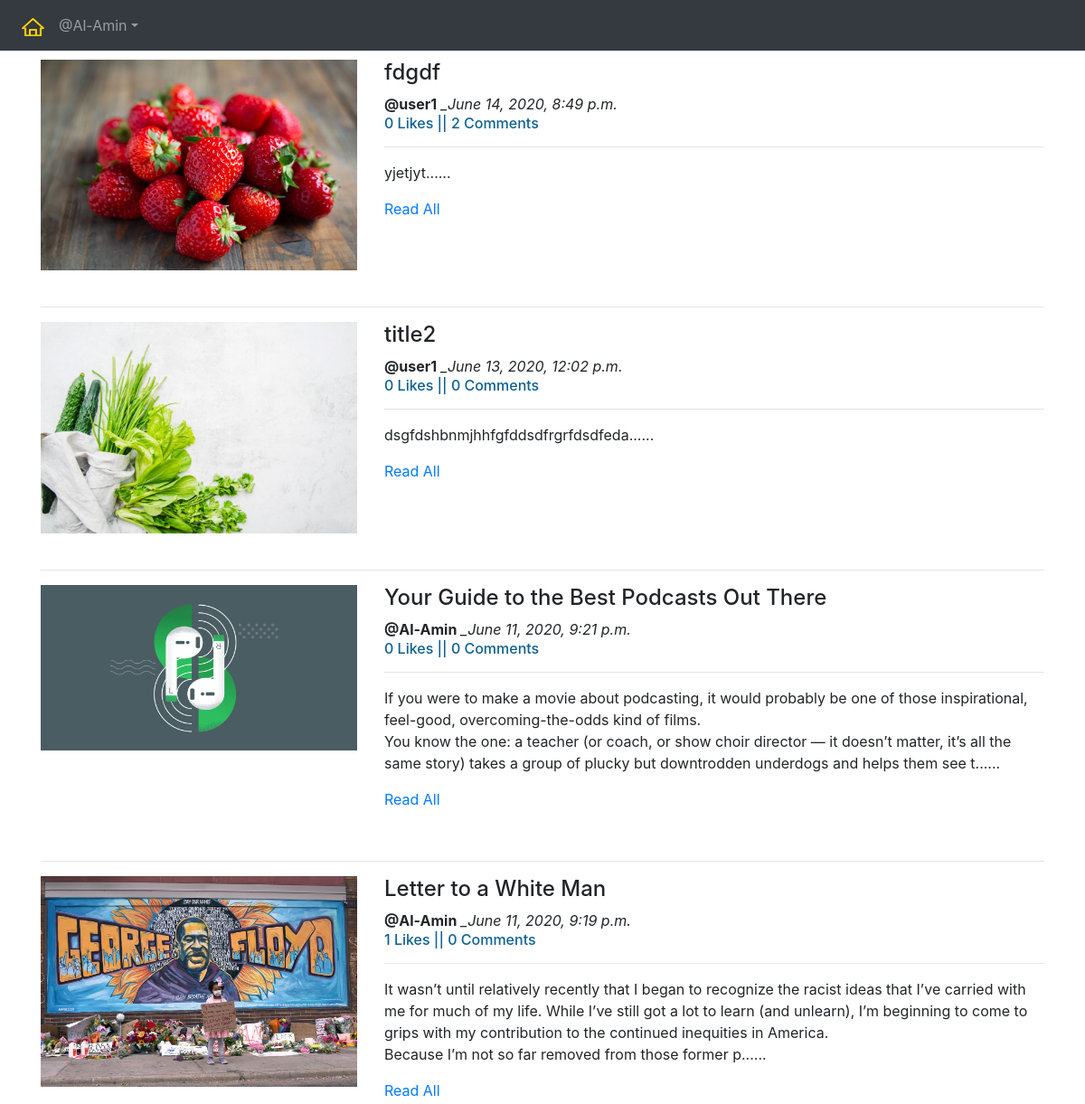
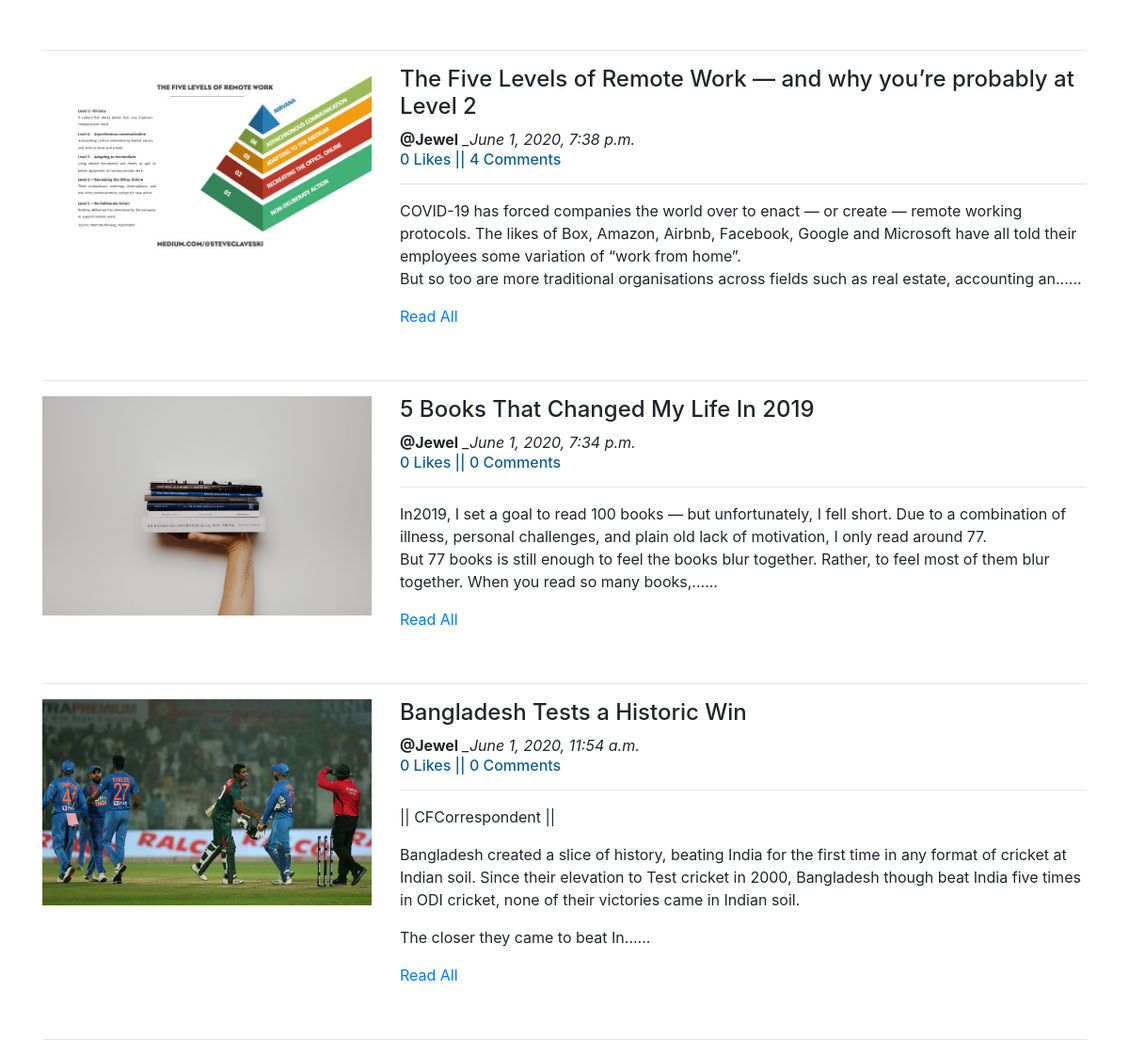
Screenshot of /blogs/ (signed in) with the database file from the repository (2 pictures, top to bottom).
### app_blog/models.py (models this page shows, shortened)
class Blog(models.Model):
    author = models.ForeignKey(User, on_delete=models.CASCADE, related_name='post_author')
    blog_title = models.CharField(max_length=264, verbose_name="Add a Title")
    slug = models.SlugField(max_length=264, unique=True)
    blog_content = models.TextField(verbose_name="what is on your mind?")
    blog_image = models.ImageField(upload_to='blog_images', verbose_name="Blog Image")
    publish_date = models.DateTimeField(auto_now_add=True)
    update_date = models.DateTimeField(auto_now=True)
    """
    class Meta:
        ordering = ['-publish_date'] #another way of oredring by objects instead of queryset
    """

### app_blog/views.py (the view)
# urls.py: path('',views.blog_list.as_view(), name='blog_list'),
class blog_list(ListView):
    context_object_name = 'blogs'
    model = Blog
    template_name = 'app_blog/blog_list.html'
    queryset = Blog.objects.order_by('-publish_date')

### app_blog/templatetags/custom_filters.py (called while the page is built)
def range_filter(value):
    return value[0:320]+"......"

### templates/app_blog/blog_list.html (shortened to what this page needs)
{% extends 'base.html' %}
{% load custom_filters %}
{% block bodyblock %}
    {% for blog in blogs %}
        <div class="row">
            <div class="col-sm-4">
                <img src="/media/{{blog.blog_image}}" alt="{{blog.blog_title}}" title="{{blog.blog_title}}" width="100%">
            </div>
            <div class="col-sm-8">
                <h4>{{blog.blog_title}}</h4>
                <b>@{{blog.author}}</b> <i>_{{blog.publish_date}}</i>
                <h6 style="color:#0f6191">{{blog.liked_blog.count}} Likes || {{blog.blog_comments.count}} Comments</h6>
                <hr>
                <p>  {{blog.blog_content|range_filter|linebreaks}}<a href="{% url 'app_blog:blog_details' slug=blog.slug %}">Read All</a></p>
            </div>
        </div>
        <br><hr>
    {% endfor %}
{% endblock bodyblock %}

### templates/base.html (shortened to what this page needs)
<!DOCTYPE html>
<html lang="en">
<head>
  <link rel="stylesheet" href="https://maxcdn.bootstrapcdn.com/bootstrap/4.4.1/css/bootstrap.min.css">
  <link href="https://maxcdn.bootstrapcdn.com/font-awesome/4.7.0/css/font-awesome.min.css" rel="stylesheet">
</head>
<body>
    <nav class="navbar navbar-expand-sm bg-dark navbar-dark" text-align="center">
        <ul class="navbar-nav">
            <li class= "nav-item">
                <a class="nav-link" href="{% url 'index'%}"><img src="/media/logo.png" width="25px" height="20px"></a>
            </li>
            {% if user.is_authenticated %}
            <div class="nav-item dropdown">
            <a href="#" class="nav-link dropdown-toggle" id="navdrop" data-toggle="dropdown">@{{user.username}}</a>
            </div>
            {% endif %}
        </ul>
    </nav>
    <div class="container" style="padding-top:10px">
        {% block bodyblock %}
        {% endblock bodyblock %}
    </div>
</body>
</html>

### rows the page displays
Blog: blog_image (picture), blog_title "fdgdf", author "user1", publish_date "June 14, 2020, 8:49 p.m.", liked_blog.count "0", blog_comments.count "2", blog_content|range_filter "yjetjyt......"
Blog: blog_image (picture), blog_title "title2", author "user1", publish_date "June 13, 2020, 12:02 p.m.", liked_blog.count "0", blog_comments.count "0", blog_content|range_filter "dsgfdshbnmjhhfgfddsdfrgrfdsdfeda......"
Blog: blog_image (picture), blog_title "Your Guide to the Best Podcasts Out There", author "Al-Amin", publish_date "June 11, 2020, 9:21 p.m.", liked_blog.count "0", blog_comments.count "0", blog_content|range_filter "If you were to make a movie about podcasting, it would probably be one of those inspirational, feel-good, overcoming-the-odds kind of films. You know the one: a teacher (or coach, or show choir director — it doesn’t matter, it’s all the same story) takes a group of plucky but downtrodden underdogs and helps them see t......"
Blog: blog_image (picture), blog_title "Letter to a White Man", author "Al-Amin", publish_date "June 11, 2020, 9:19 p.m.", liked_blog.count "1", blog_comments.count "0", blog_content|range_filter "It wasn’t until relatively recently that I began to recognize the racist ideas that I’ve carried with me for much of my life. While I’ve still got a lot to learn (and unlearn), I’m beginning to come to grips with my contribution to the continued inequities in America. Because I’m not so far removed from those former p......"
Blog: blog_image (picture), blog_title "The Five Levels of Remote Work — and why you’re probably at Level 2", author "Jewel", publish_date "June 1, 2020, 7:38 p.m.", liked_blog.count "0", blog_comments.count "4", blog_content|range_filter "COVID-19 has forced companies the world over to enact — or create — remote working protocols. The likes of Box, Amazon, Airbnb, Facebook, Google and Microsoft have all told their employees some variation of “work from home”. But so too are more traditional organisations across fields such as real estate, accounting an......"
Blog: blog_image (picture), blog_title "5 Books That Changed My Life In 2019", author "Jewel", publish_date "June 1, 2020, 7:34 p.m.", liked_blog.count "0", blog_comments.count "0", blog_content|range_filter "In2019, I set a goal to read 100 books — but unfortunately, I fell short. Due to a combination of illness, personal challenges, and plain old lack of motivation, I only read around 77. But 77 books is still enough to feel the books blur together. Rather, to feel most of them blur together. When you read so many books,......"
Blog: blog_image (picture), blog_title "Bangladesh Tests a Historic Win", author "Jewel", publish_date "June 1, 2020, 11:54 a.m.", liked_blog.count "0", blog_comments.count "0", blog_content|range_filter "|| CFCorrespondent || Bangladesh created a slice of history, beating India for the first time in any format of cricket at Indian soil. Since their elevation to Test cricket in 2000, Bangladesh though beat India five times in ODI cricket, none of their victories came in Indian soil. The closer they came to beat In......"

### other values shown
{{ user.username }} "Al-Amin"
